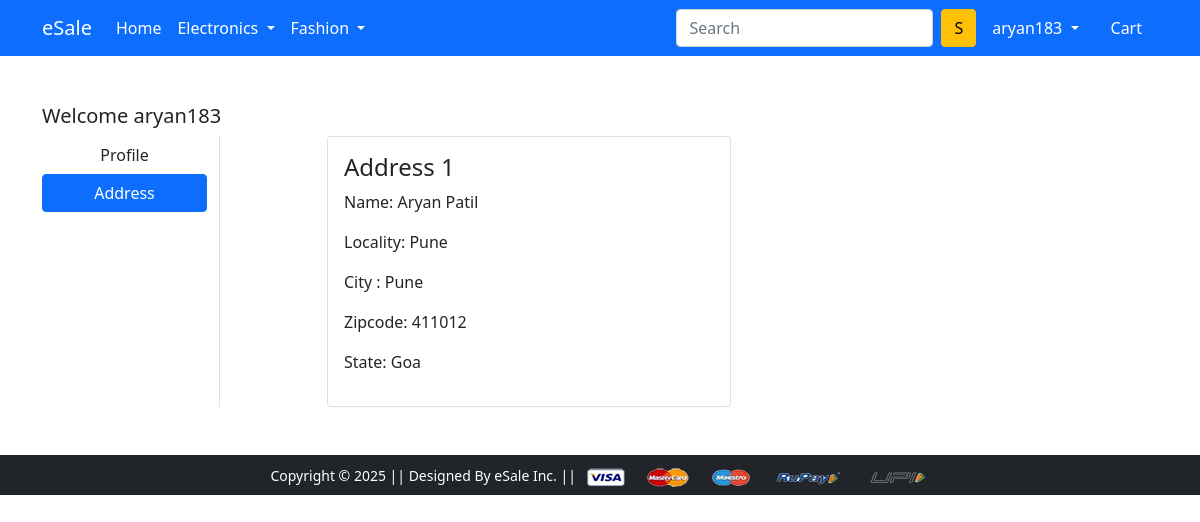
The app's page /address/ (signed in) with its own data.
### app/models.py (models this page shows, shortened)
class Customer(models.Model):
  user = models.ForeignKey(User, on_delete=models.CASCADE)
  name = models.CharField(max_length=200)
  locality = models.CharField(max_length=100)
  city = models.CharField(max_length=50)
  zipcode = models.IntegerField()
  state = models.CharField(choices=STATE_CHOICES, max_length=50)

### app/views.py (the view)
# urls.py: path('address/', address),
@login_required
def address(request):
    cust_address = Customer.objects.filter(user=request.user)
    return render(request, 'address.html', {'cust_address':cust_address})

### app/templates/address.html (shortened to what this page needs)
{% extends 'base.html' %}
{% load static %}
{% block main-content %}
<div class="container my-5">
<div class="row">
    <h5>Welcome {{request.user}}</h5>
    <div class="col-sm-2 border-end">
        <ul class="list-unstyled">
            <li class="d-grid"><a href="/profile/" class="btn">Profile</a></li>
            <li class="d-grid"><a href="/address/" class="btn btn-primary">Address</a></li>
        </ul>
    </div>
    <div class="col-sm-9 offset-sm-1">
    <div class="row">
        {% for add in cust_address %}
            <div class="col-sm-6">
            <div class="card">
            <div class="card-body">
                <h4>Address {{ forloop.counter }}</h4>
                <p>Name: {{add.name}}</p>
                <p>Locality: {{add.locality}}</p>
                <p>City : {{add.city}}</p>
                <p>Zipcode: {{add.zipcode}}</p>
                <p>State: {{add.state}}</p>
            </div>
            </div>
            </div>
        {% endfor %}
    </div>
    </div>
</div>
</div>
{% endblock main-content %}

### app/templates/base.html (shortened to what this page needs)
<!Doctype html>
{% load static %}
<html lang="en">
<head>
  <link href="https://cdn.jsdelivr.net/npm/bootstrap@5.0.0-beta1/dist/css/bootstrap.min.css" rel="stylesheet">
  <link rel="stylesheet" href="{% static 'app/css/owl.carousel.min.css' %}">
  <link rel="stylesheet" href="{% static 'app/css/all.min.css' %}">
  <link rel="stylesheet" href="{% static 'app/css/style.css' %}">
</head>
<body>
  <nav class="navbar navbar-expand-lg navbar-dark bg-primary">
    <div class="container">
      <a class="navbar-brand" href="/">eSale</a>
      <div class="collapse navbar-collapse" id="navbarSupportedContent">
        <ul class="navbar-nav me-auto mb-2 mb-lg-0">
          <li class="nav-item">
            <a class="nav-link active" aria-current="page" href="/">Home</a>
          </li>
          <li class="nav-item dropdown">
            <a class="nav-link dropdown-toggle text-white" href="#" id="electronicsDropdown" role="button" data-bs-toggle="dropdown" aria-expanded="false">
              Electronics
            </a>
          </li>
          <li class="nav-item dropdown">
            <a class="nav-link dropdown-toggle text-white" href="#" id="fashionDropdown" role="button" data-bs-toggle="dropdown" aria-expanded="false">
              Fashion
            </a>
          </li>
        </ul>
        <form class="d-flex">
          <input class="form-control me-2" type="search" placeholder="Search" aria-label="Search">
          <button class="btn btn-warning" type="submit">S</button>
        </form>
        <div>
          <ul class="navbar-nav me-auto mb-2 mb-lg-0">
            {% if request.user.is_authenticated %}
              <li class="nav-item dropdown mx-2">
                <a class="nav-link dropdown-toggle text-white" href="#" id="profileDropdown" role="button" data-bs-toggle="dropdown" aria-expanded="false">
                  {{request.user}}
                </a>
              </li>
              <li class="nav-item mx-2">
                <a href="/show-cart/" class="nav-link text-white">Cart</a>
              </li>
            {% endif %}
          </ul>
        </div>
      </div>
    </div>
  </nav>
  {% block main-content %} {% endblock main-content %}
  <footer class="container-fluid bg-dark text-center p-2 mt-5">
    <small class="text-white">Copyright &copy; 2025 || Designed By eSale Inc. ||   </small>
    <img src="{% static 'app/images/payment.png' %}" alt="" srcset="" class="img-fluid" height="2px">
  </footer>
</body>
</html>

### records on screen
Customer: name "Aryan Patil", locality "Pune", city "Pune", zipcode "411012", state "Goa"

### other values on screen
{{ request.user }} "aryan183"
